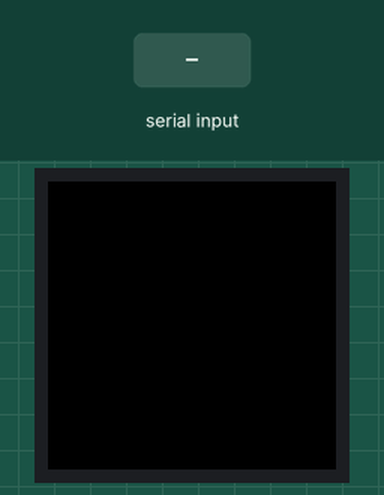
Simulated run of this sketch. Board: Arduino Uno, built with avr-gcc and run on an emulated ATmega328P. Parts: 32×32 colour display. The inputs (shaded band) are chosen by the test bench. What the sketch prints to the serial monitor is not drawn.

Above: at 1.2 s.
1.3 s: "0" received over Serial
At 1.54 s:
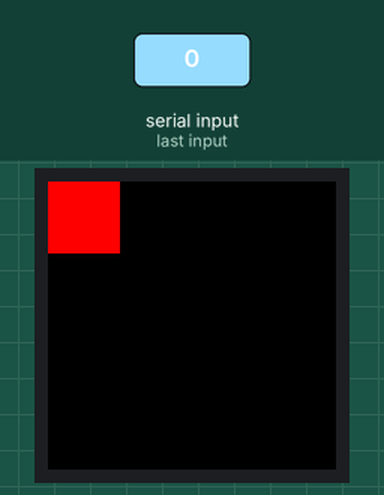
3.1 s: byte 97 ('a') received over Serial
At 3.49 s:
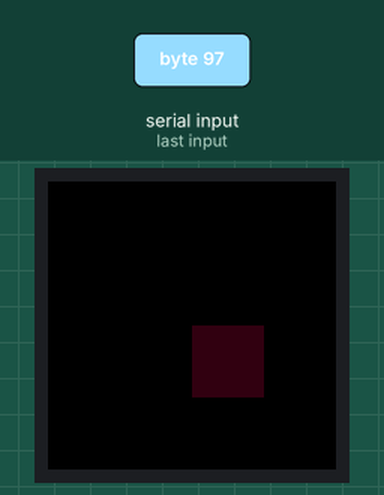
4.8 s: byte 98 ('b') received over Serial
At 5.23 s:
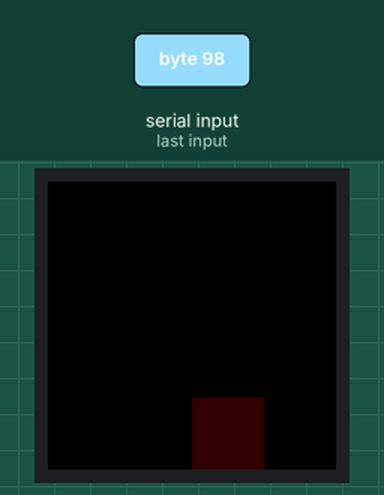
6.6 s: byte 99 ('c') received over Serial
At 6.96 s:
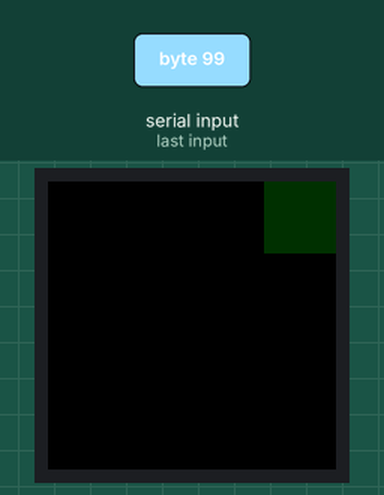
8.3 s: byte 100 ('d') received over Serial
At 8.7 s:
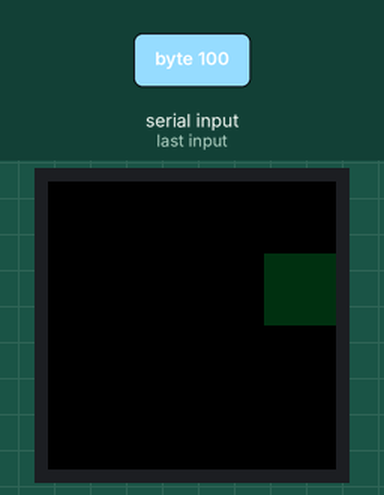
10.0 s: byte 101 ('e') received over Serial
At 10.44 s:
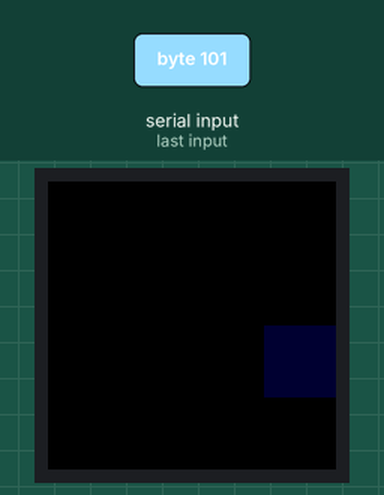
Timing chart, 0 to 12.8 s (numbered marks = the images above; inputs shaded):
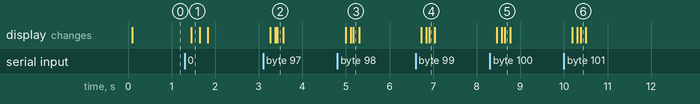

The sketch:

video_screen_-_0.ino
```cpp
#include <RGBmatrixPanel.h>

// Most of the signal pins are configurable, but the CLK pin has some
// special constraints.  On 8-bit AVR boards it must be on PORTB...
// Pin 8 works on the Arduino Uno & compatibles (e.g. Adafruit Metro),
// Pin 11 works on the Arduino Mega.  On 32-bit SAMD boards it must be
// on the same PORT as the RGB data pins (D2-D7)...
// Pin 8 works on the Adafruit Metro M0 or Arduino Zero,
// Pin A4 works on the Adafruit Metro M4 (if using the Adafruit RGB
// Matrix Shield, cut trace between CLK pads and run a wire to A4).

#define CLK  8   // USE THIS ON ARDUINO UNO, ADAFRUIT METRO M0, etc.
//#define CLK A4 // USE THIS ON METRO M4 (not M0)
//#define CLK 11 // USE THIS ON ARDUINO MEGA
#define OE   9
#define LAT 10
#define A   A0
#define B   A1
#define C   A2
#define D   A3

# define CELL_HUE (0)
# define CELL_SATURATION (1)
# define CELL_VALUE (2)
# define CELL_STARTING_HUE (0)

#define FPS (1000/60)
#define NUM_CELLS (16)
#define SIDE_CELLS (4)
#define CELL_SIZE (8)
#define SLIT_SIZE (CELL_SIZE/2)

#define NONE_SCREEN (0)
#define MAIN_SCREEN (1)
#define FIX_SCREEN (2)
#define GOOD_SCREEN (3)

#define NONE_NOTE (0)

byte cell_position[NUM_CELLS][2];
long main_screen_state[NUM_CELLS][4];
int game_state = MAIN_SCREEN;
byte inputbuffer[2];

int screen_requested = NONE_SCREEN;
int note_played = NONE_NOTE;

RGBmatrixPanel matrix(A, B, C, D, CLK, LAT, OE, false);

void setup() {
  Serial.begin(9600);

  for (int i = 0; i != SIDE_CELLS; i++) {
    for (int j = 0; j != SIDE_CELLS; j++) {
      Serial.println(i*4+j);
      cell_position[i*4+j][0] = 8*i;
      cell_position[i*4+j][1] = 8*j;
      main_screen_state[i*4+j][CELL_HUE] = 0;
      main_screen_state[i*4+j][CELL_SATURATION] = 255;
      main_screen_state[i*4+j][CELL_VALUE] = 0;
      Serial.println(i*4+j);
    }
  }
  // These hues are calculated from hue = (int)((atan2(-dy, dx) + PI) * 1536.0 / (PI * 2.0))
  // This comes from the colorwheel_32x32 example
  main_screen_state[0][CELL_STARTING_HUE] = 3072;
  main_screen_state[1][CELL_STARTING_HUE] = 3362;
  main_screen_state[2][CELL_STARTING_HUE] = 3652;
  main_screen_state[3][CELL_STARTING_HUE] = 3942;
  main_screen_state[4][CELL_STARTING_HUE] = 4233;
  main_screen_state[5][CELL_STARTING_HUE] = 4523;
  main_screen_state[6][CELL_STARTING_HUE] = 4813;
  main_screen_state[7][CELL_STARTING_HUE] = 5103;
  main_screen_state[8][CELL_STARTING_HUE] = 5393;
  main_screen_state[9][CELL_STARTING_HUE] = 5683;
  main_screen_state[10][CELL_STARTING_HUE] = 5973;
  main_screen_state[11][CELL_STARTING_HUE] = 6263;
  main_screen_state[12][CELL_STARTING_HUE] = 6554;
  main_screen_state[13][CELL_STARTING_HUE] = 6844;
  main_screen_state[14][CELL_STARTING_HUE] = 7134;
  main_screen_state[15][CELL_STARTING_HUE] = 7424;
  inputbuffer[0] = 0;
  inputbuffer[1] = 0;

  matrix.begin();

  // fill the screen with 'black'
  matrix.fillScreen(matrix.Color333(7, 0, 0));

  Serial.println("Finished setup");
}

void loop() {
  switch (game_state) {
    case MAIN_SCREEN: main_screen(); break;
  }
}

void serialEvent()
{
  while (Serial.available() > 0) {

    char inChar = (char)Serial.read();
    Serial.print("Got char "); Serial.println(inChar);

    if (inChar == '0') { note_played = 1; }
    else if (inChar == '1') { note_played = 2; }
    else if (inChar == '2') { note_played = 3; }
    else if (inChar == '3') { note_played = 4; }
    else if (inChar == '4') { note_played = 5; }
    else if (inChar == '5') { note_played = 6; }
    else if (inChar == '6') { note_played = 7; }
    else if (inChar == '7') { note_played = 8; }
    else if (inChar == '8') { note_played = 9; }
    else if (inChar == '9') { note_played = 10; }
    else if (inChar == 'a') { note_played = 11; }
    else if (inChar == 'b') { note_played = 12; }
    else if (inChar == 'c') { note_played = 13; }
    else if (inChar == 'd') { note_played = 14; }
    else if (inChar == 'e') { note_played = 15; }
  }
  /*
  while (Serial.available() >= 2) {
    Serial.readBytes(inputbuffer, 2);
    screen_requested = inputbuffer[0];
    note_played = inputbuffer[1];
    Serial.print("Screen requested: "); Serial.print(screen_requested); Serial.print(" / Note played: "); Serial.println(note_played);
  }*/
}

void main_screen() {

  if (note_played != NONE_NOTE) {
    main_screen_state[(note_played - 1)][CELL_HUE] = main_screen_state[(note_played-1)][CELL_STARTING_HUE];
    main_screen_state[(note_played - 1)][CELL_VALUE] = 255;
    note_played = NONE_NOTE;
  }

  // fill the screen with 'black'
  matrix.fillScreen(matrix.Color333(0, 0, 0));

  for (int i = 0; i != NUM_CELLS; i++) {
    matrix.fillRect(
      cell_position[i][0],
      cell_position[i][1],
      CELL_SIZE,
      CELL_SIZE,
      matrix.ColorHSV(
        main_screen_state[i][CELL_HUE],
        main_screen_state[i][CELL_SATURATION],
        main_screen_state[i][CELL_VALUE],
        true
      )
    );

    // update cell state
    if (main_screen_state[i][CELL_VALUE] > 0) {
      main_screen_state[i][CELL_VALUE] = (int)(main_screen_state[i][CELL_VALUE]*0.5f);
    }
  }

  delay(100);
}
```

Measured:
- after the input at 1.3 s, the display: changes after 0.15 s (image 1)
- after the input at 3.1 s, the display: first changes after 0.16 s (image 2 shows a later state)
- after the input at 4.8 s, the display: first changes after 0.19 s (image 3 shows a later state)
- after the input at 6.6 s, the display: first changes after 0.13 s (image 4 shows a later state)
- after the input at 8.3 s, the display: first changes after 0.16 s (image 5 shows a later state)
- after the input at 10.0 s, the display: first changes after 0.19 s (image 6 shows a later state)
